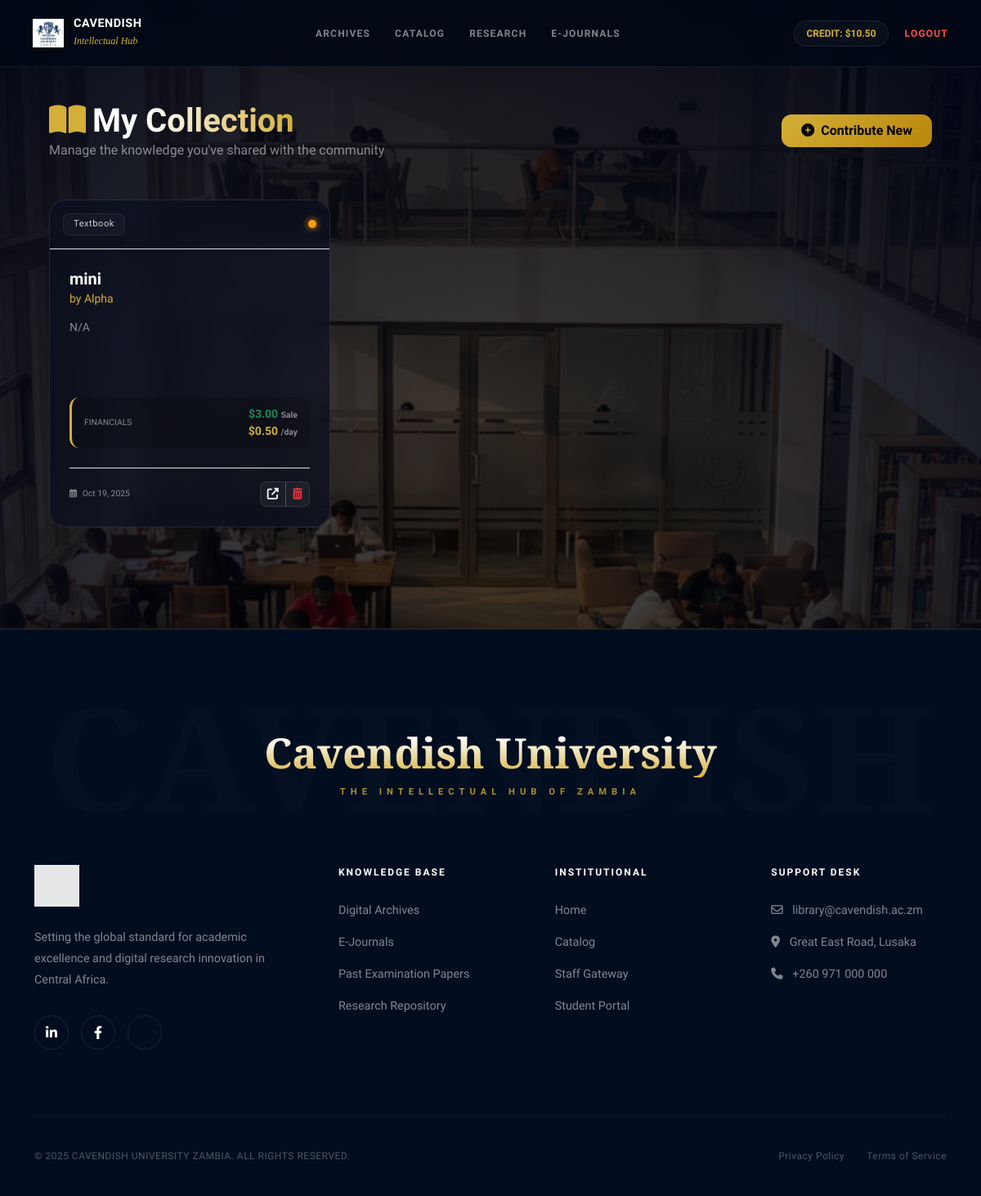
The page /books/my-books (signed in) on the database as committed earlier.
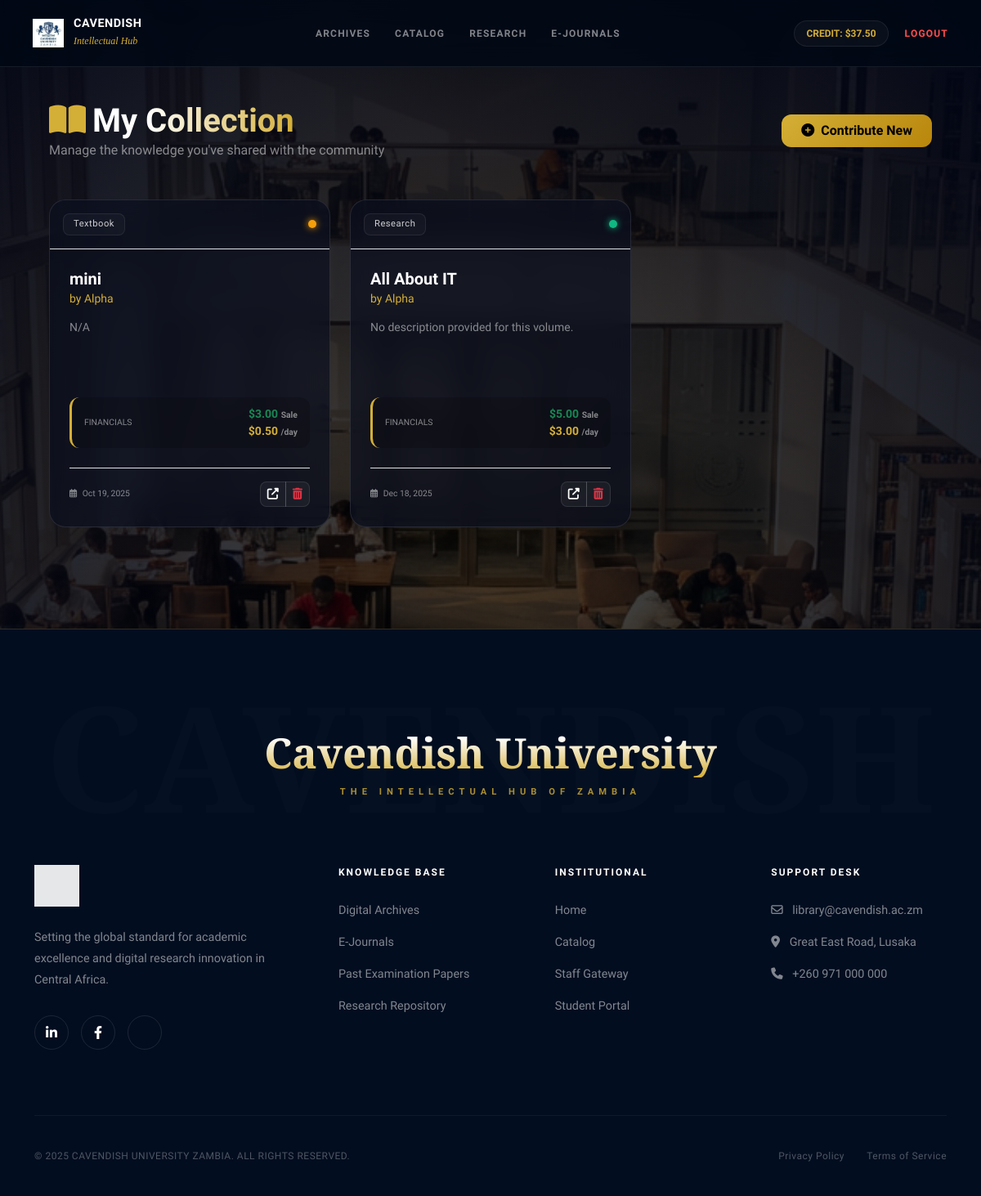
The same page on the database as committed later.
### app/models.py (models this page shows, shortened)
class Wallet(db.Model):
    __tablename__ = 'wallets'
    wallet_id = db.Column(db.Integer, primary_key=True)
    user_id = db.Column(db.Integer, db.ForeignKey('users.user_id'), unique=True, nullable=False)
    balance = db.Column(db.Float, default=0.0)
    created_at = db.Column(db.DateTime, default=datetime.utcnow)
    updated_at = db.Column(db.DateTime, default=datetime.utcnow, onupdate=datetime.utcnow)

class Book(db.Model):
    __tablename__ = 'books'
    book_id = db.Column(db.Integer, primary_key=True)
    title = db.Column(db.String(200), nullable=False, index=True)
    author = db.Column(db.String(100), nullable=False)
    isbn = db.Column(db.String(20))
    description = db.Column(db.Text)
    price = db.Column(db.Float, default=0.0)  # Sale price
    rental_fee = db.Column(db.Float, default=0.0)  # Daily rental fee
    file_path = db.Column(db.String(500))
    status = db.Column(db.String(20), default='available')  # available, rented, sold
    category = db.Column(db.String(50))
    uploaded_by = db.Column(db.Integer, db.ForeignKey('users.user_id'), nullable=False)
    created_at = db.Column(db.DateTime, default=datetime.utcnow)
    updated_at = db.Column(db.DateTime, default=datetime.utcnow, onupdate=datetime.utcnow)
    transactions = db.relationship('Transaction', backref='book', lazy='dynamic')

### app/books/routes.py (the view)
@bp.route('/my-books')
@login_required
def my_books():
    page = request.args.get('page', 1, type=int)
    books = Book.query.filter_by(uploaded_by=current_user.user_id)\
                     .paginate(page=page, per_page=12, error_out=False)
    return render_template('books/my_books.html', title='My Books', books=books)

### app/__init__.py (called while the page is built)
def create_app(config_name='default'):
    app = Flask(__name__)
    app.config.from_object(config[config_name])
    db.init_app(app)
    migrate.init_app(app, db)
    login_manager.init_app(app)
    bcrypt.init_app(app)
    from app.auth import bp as auth_bp
    app.register_blueprint(auth_bp, url_prefix='/auth')
    from app.books import bp as books_bp
    app.register_blueprint(books_bp, url_prefix='/books')
    from app.payments import bp as payments_bp
    app.register_blueprint(payments_bp, url_prefix='/payments')
    from app.admin import bp as admin_bp
    app.register_blueprint(admin_bp, url_prefix='/admin')
    from app.routes import bp as main_bp
    app.register_blueprint(main_bp)
    from app.models import User
    @login_manager.user_loader
    def load_user(user_id):
        return User.query.get(int(user_id))
    return app

### app/books/templates/books/my_books.html (shortened to what this page needs)
{% extends "base.html" %}
{% block content %}
<div class="bg-system">
    <div class="bg-image" style="background-image: url('{{ url_for('static', filename='photos/cuzlib.png') }}');"></div>
    <div class="bg-overlay-glass"></div>
</div>
<div class="container py-4 dashboard-relative">
    <div class="row mb-5 align-items-center">
        <div class="col-md-6">
            <h1 class="text-white fw-bold mb-0">
                <i class="fas fa-book-open text-gold me-2"></i>My <span class="text-gold-gradient">Collection</span>
            </h1>
            <p class="text-white-50 mb-0">Manage the knowledge you've shared with the community</p>
        </div>
        <div class="col-md-6 text-md-end mt-3 mt-md-0">
            <a href="{{ url_for('books.upload') }}" class="btn-gold-action text-decoration-none d-inline-block px-4 py-2">
                <i class="fas fa-plus-circle me-2"></i>Contribute New
            </a>
        </div>
    </div>
    {% if books.items %}
    <div class="row g-4">
        {% for book in books.items %}
        <div class="col-lg-4 col-md-6">
            <div class="content-glass-card h-100 book-card-hover">
                <div class="p-3 border-bottom border-white-10 d-flex justify-content-between align-items-center">
                    <span class="badge-glass-outline small">
                        {{ book.category|replace('-', ' ')|title }}
                    </span>
                    <span class="status-dot {{ 'available' if book.status == 'available' else 'rented' }}"
                          title="{{ book.status|title }}"></span>
                </div>
                <div class="card-body p-4">
                    <h5 class="text-white fw-bold mb-1">{{ book.title }}</h5>
                    <h6 class="text-gold small mb-3">by {{ book.author }}</h6>
                    <p class="text-white-50 small mb-4" style="height: 4.5rem; overflow: hidden; display: -webkit-box; -webkit-line-clamp: 3; -webkit-box-orient: vertical;">
                        {{ book.description or "No description provided for this volume." }}
                    </p>
                    <div class="financial-strip mb-4">
                        <div class="d-flex justify-content-between align-items-center">
                            <span class="text-white-50 tiny text-uppercase">Financials</span>
                            <div class="text-end">
                                {% if book.price > 0 %}
                                    <div class="text-success fw-bold small">${{ "%.2f"|format(book.price) }} <span class="tiny text-white-50">Sale</span></div>
                                {% endif %}
                                {% if book.rental_fee > 0 %}
                                    <div class="text-gold fw-bold small">${{ "%.2f"|format(book.rental_fee) }} <span class="tiny text-white-50">/day</span></div>
                                {% endif %}
                            </div>
                        </div>
                    </div>
                    <div class="d-flex justify-content-between align-items-center mt-auto pt-3 border-top border-white-10">
                        <span class="text-white-50 tiny">
                            <i class="far fa-calendar-alt me-1"></i> {{ book.created_at.strftime('%b %d, %Y') }}
                        </span>
                        <div class="btn-group">
                            <a href="{{ url_for('books.book_detail', book_id=book.book_id) }}"
                               class="btn btn-sm btn-glass-action" title="View Detail">
                                <i class="fas fa-external-link-alt"></i>
                            </a>
                            <a href="{{ url_for('books.delete_book', book_id=book.book_id) }}"
                               class="btn btn-sm btn-glass-action text-danger"
                               onclick="return confirm('Remove this volume from the library?')">
                                <i class="fas fa-trash-alt"></i>
                            </a>
                        </div>
                    </div>
                </div>
            </div>
        </div>
        {% endfor %}
    </div>
    {% endif %}
</div>
{% endblock %}

### app/templates/base.html (shortened to what this page needs)
<!DOCTYPE html>
<html lang="en">
<head>
    <link href="https://cdn.jsdelivr.net/npm/bootstrap@5.3.2/dist/css/bootstrap.min.css" rel="stylesheet">
    <link rel="stylesheet" href="https://cdnjs.cloudflare.com/ajax/libs/font-awesome/6.4.0/css/all.min.css">
</head>
<body>
    <nav class="premium-nav" id="mainNav">
        <div class="nav-container">
            <a href="{{ url_for('main.index') }}" class="brand-wrapper">
                <img src="{{ url_for('static', filename='photos/logo3.png') }}" class="brand-logo" alt="Cavendish Logo">
                <div class="brand-text">
                    <span>Cavendish</span>
                    <small>Intellectual Hub</small>
                </div>
            </a>
            <div class="menu-items" id="menuItems">
                <a href="{{ url_for('main.index') }}" class="menu-link">Archives</a>
                <a href="{{ url_for('books.catalog') }}" class="menu-link">Catalog</a>
                <a href="#" class="menu-link">Research</a>
                <a href="#" class="menu-link">E-Journals</a>
            </div>
            <div class="nav-actions">
                {% if current_user.is_authenticated %}
                    <a href="{{ url_for('payments.wallet') }}" class="btn-wallet">
                        CREDIT: ${{ "%.2f"|format(current_user.wallet.balance if current_user.wallet else 0) }}
                    </a>
                    <a href="{{ url_for('auth.logout') }}" class="menu-link" style="color: #ff4d4d;">Logout</a>
                {% else %}
                    <a href="{{ url_for('auth.login') }}" class="menu-link">Sign In</a>
                    <a href="{{ url_for('auth.register') }}" class="btn-auth">Join Hub</a>
                {% endif %}
            </div>
        </div>
    </nav>
    <main style="padding-top: 100px;">
        <div class="container-fluid px-lg-5">
            {% block content %}{% endblock %}
        </div>
    </main>
    <footer class="premium-footer">
        <div class="footer-watermark">CAVENDISH</div>
        <div class="container footer-content">
            <div class="footer-main-title">
                <h2>Cavendish University</h2>
                <p>The Intellectual Hub of Zambia</p>
            </div>
            <div class="footer-grid">
                <div class="footer-brand-col">
                    <img src="{{ url_for('static', filename='photos/logo3.png') }}" class="footer-brand-logo" alt="CUZ">
                    <p class="footer-brand-text">
                        Setting the global standard for academic excellence and digital research innovation in Central Africa.
                    </p>
                    <div class="social-links">
                        <a href="#" title="LinkedIn"><i class="fab fa-linkedin-in"></i></a>
                        <a href="#" title="Facebook"><i class="fab fa-facebook-f"></i></a>
                        <a href="#" title="X"></a>
                    </div>
                </div>
                <div>
                    <span class="footer-label">Knowledge Base</span>
                    <ul class="footer-link-list">
                        <li><a href="{{ url_for('books.catalog') }}">Digital Archives</a></li>
                        <li><a href="#">E-Journals</a></li>
                        <li><a href="#">Past Examination Papers</a></li>
                        <li><a href="#">Research Repository</a></li>
                    </ul>
                </div>
                <div>
                    <span class="footer-label">Institutional</span>
                    <ul class="footer-link-list">
                        <li><a href="{{ url_for('main.index') }}">Home</a></li>
                        <li><a href="{{ url_for('books.catalog') }}">Catalog</a></li>
                        <li><a href="#">Staff Gateway</a></li>
                        <li><a href="#">Student Portal</a></li>
                    </ul>
                </div>
                <div>
                    <span class="footer-label">Support Desk</span>
                    <ul class="footer-link-list">
                        <li><a href="mailto:library@cavendish.ac.zm"><i class="far fa-envelope me-2"></i> library@cavendish.ac.zm</a></li>
                        <li><a href="#"><i class="fas fa-map-marker-alt me-2"></i> Great East Road, Lusaka</a></li>
                        <li><a href="#"><i class="fas fa-phone me-2"></i> +260 971 000 000</a></li>
                    </ul>
                </div>
            </div>
            <div class="footer-bottom">
                <div>&copy; 2025 CAVENDISH UNIVERSITY ZAMBIA. ALL RIGHTS RESERVED.</div>
                <div class="d-none d-md-block">
                    <a href="#" class="text-reset text-decoration-none me-4">Privacy Policy</a>
                    <a href="#" class="text-reset text-decoration-none">Terms of Service</a>
                </div>
            </div>
        </div>
    </footer>
</body>
</html>

### app/templates/base.html (style rules this page uses)
:root { --accent-gold: #d4af37; --deep-sapphire: #000814; --glass-white: rgba(255, 255, 255, 0.03); --glass-edge: rgba(255, 255, 255, 0.08); --text-muted: rgba(255, 255, 255, 0.5); }
body { font-family: 'Plus Jakarta Sans', sans-serif; background-color: var(--deep-sapphire); color: #fff; margin: 0; overflow-x: hidden; }
.premium-nav { position: fixed; top: 0; width: 100%; z-index: 2000; padding: 20px 0; transition: all 0.4s ease; background: rgba(0, 8, 20, 0.8); backdrop-filter: blur(15px); -webkit-backdrop-filter: blur(15px); border-bottom: 1px solid var(--glass-edge); }
.nav-container { max-width: 1400px; margin: 0 auto; padding: 0 40px; display: flex; align-items: center; justify-content: space-between; }
.brand-wrapper { display: flex; align-items: center; gap: 12px; text-decoration: none; }
.brand-logo { width: 38px; height: auto; transition: 0.3s; }
.brand-text span { display: block; color: #fff; font-weight: 800; font-size: 0.9rem; text-transform: uppercase; letter-spacing: 0.5px; line-height: 1.2; }
.brand-text small { color: var(--accent-gold); font-family: 'Playfair Display', serif; font-style: italic; font-size: 0.75rem; }
.menu-items { display: flex; align-items: center; gap: 30px; }
.menu-link { color: var(--text-muted); text-decoration: none; font-size: 0.75rem; font-weight: 700; text-transform: uppercase; letter-spacing: 1.2px; transition: 0.3s; }
.nav-actions { display: flex; align-items: center; gap: 20px; }
.btn-wallet { background: var(--glass-white); border: 1px solid var(--glass-edge); padding: 6px 14px; border-radius: 100px; color: var(--accent-gold); font-weight: 700; font-size: 0.75rem; text-decoration: none; }
.premium-footer { background: #020d1f; position: relative; padding: 120px 0 40px; margin-top: 100px; border-top: 1px solid rgba(212, 175, 55, 0.2); overflow: hidden; }
.footer-watermark { position: absolute; top: 20px; left: 50%; transform: translateX(-50%); font-family: 'Playfair Display', serif; font-size: 15vw; font-weight: 900; color: rgba(255, 255, 255, 0.015); white-space: nowrap; pointer-events: none; z-index: 0; }
.footer-main-title { text-align: center; margin-bottom: 80px; position: relative; z-index: 1; }
.footer-main-title h2 { font-family: 'Playfair Display', serif; font-size: 3.2rem; background: linear-gradient(to bottom, #fff 20%, var(--accent-gold) 100%); -webkit-background-clip: text; -webkit-text-fill-color: transparent; margin-bottom: 10px; font-weight: 700; }
.footer-main-title p { color: var(--accent-gold); text-transform: uppercase; letter-spacing: 6px; font-size: 0.7rem; font-weight: 600; opacity: 0.8; }
.footer-grid { display: grid; grid-template-columns: 1.5fr 1fr 1fr 1fr; gap: 50px; max-width: 1300px; margin: 0 auto 80px; position: relative; z-index: 1; }
.footer-brand-logo { width: 55px; filter: brightness(0) invert(1); margin-bottom: 25px; opacity: 0.9; }
.footer-brand-text { color: var(--text-muted); font-size: 0.9rem; line-height: 1.8; max-width: 300px; }
.footer-label { display: block; color: #fff; font-weight: 800; font-size: 0.75rem; text-transform: uppercase; letter-spacing: 2px; margin-bottom: 25px; }
.footer-link-list { list-style: none; padding: 0; }
.footer-link-list li { margin-bottom: 15px; }
.footer-link-list a { color: var(--text-muted); text-decoration: none; font-size: 0.9rem; transition: 0.3s; }
.social-links { display: flex; gap: 15px; margin-top: 30px; }
.social-links a { width: 42px; height: 42px; border: 1px solid rgba(255,255,255,0.1); border-radius: 50%; display: flex; align-items: center; justify-content: center; color: #fff; transition: 0.3s; text-decoration: none; }
.footer-bottom { border-top: 1px solid rgba(255,255,255,0.05); padding-top: 40px; display: flex; justify-content: space-between; font-size: 0.75rem; color: rgba(255,255,255,0.3); letter-spacing: 0.5px; }

Rows that differ between the two databases and show on the page:
changed Wallet: wallet "10.50" → "37.50"
added Book: category "Research", title "All About IT", author "Alpha", description "No description provided for this volume.", price "5.00", rental_fee "3.00", created_at "Dec 18, 2025"
